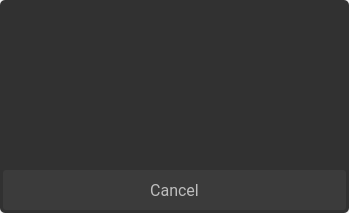
<?xml version="1.0" encoding="UTF-8"?>
<ui version="4.0">
 <class>PowerOffOptions</class>
 <widget class="QDialog" name="PowerOffOptions">
  <property name="geometry">
   <rect>
    <x>0</x>
    <y>0</y>
    <width>349</width>
    <height>213</height>
   </rect>
  </property>
  <property name="windowTitle">
   <string>Dialog</string>
  </property>
  <widget class="QFrame" name="frame">
   <property name="geometry">
    <rect>
     <x>0</x>
     <y>0</y>
     <width>349</width>
     <height>213</height>
    </rect>
   </property>
   <property name="styleSheet">
    <string notr="true">background-color: rgb(49, 49, 49);
border: 1px;
border-radius: 5px;</string>
   </property>
   <property name="frameShape">
    <enum>QFrame::StyledPanel</enum>
   </property>
   <property name="frameShadow">
    <enum>QFrame::Raised</enum>
   </property>
  </widget>
  <widget class="QPushButton" name="powerOffCancel">
   <property name="geometry">
    <rect>
     <x>3</x>
     <y>170</y>
     <width>343</width>
     <height>40</height>
    </rect>
   </property>
   <property name="font">
    <font>
     <family>Roboto</family>
     <pointsize>12</pointsize>
    </font>
   </property>
   <property name="focusPolicy">
    <enum>Qt::NoFocus</enum>
   </property>
   <property name="styleSheet">
    <string notr="true">QPushButton {
background-color:#3B3B3B;
color:#BDBDBD;
border:none;
border-radius:3px;
}
QPushButton:pressed {
background-color:#606060;
color:#BDBDBD;
border:none;
border-radius:3px;
}
</string>
   </property>
   <property name="text">
    <string>Cancel</string>
   </property>
  </widget>
 </widget>
 <resources/>
 <connections/>
</ui>
